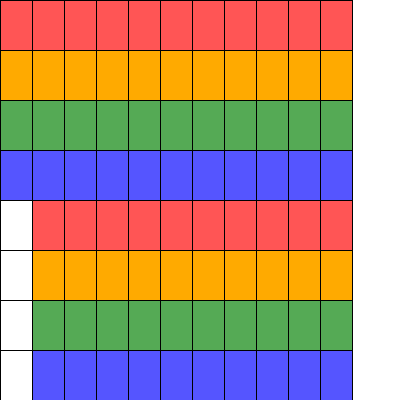
Frame 1 (no input)
Frame 60 (the mouse pressed at the canvas centre just before this capture): identical to frame 1, image omitted
Frame 120 (the mouse held since frame 60 and released just before this capture): identical to frame 1, image omitted

The Processing sketch that drew this single still picture (run headless with seeded random() and noise(); from frame 60 on, the mouse is pressed at the canvas centre):

// Processing sketch: week04_2_UNO_Color
// ── week04_2_UNO_Color.pde
void setup()
{
  size(400,400);
}
color [] C = {#FF5555, #FFAA00 , #55AA55 , #5555FF};
int [][]card = new int[8][11];

void draw()
{
  background(255);
  for(int i=0;i<8;i++)
  {
    
    for(int j=0;j<11;j++)
    {
      fill(C[i%4]);
      rect(j*32,i*50,32,50);
      if(i>=4)
      {
        fill(255);
        rect(0*32,i*50,32,50);
      }  
    }
  }
}
